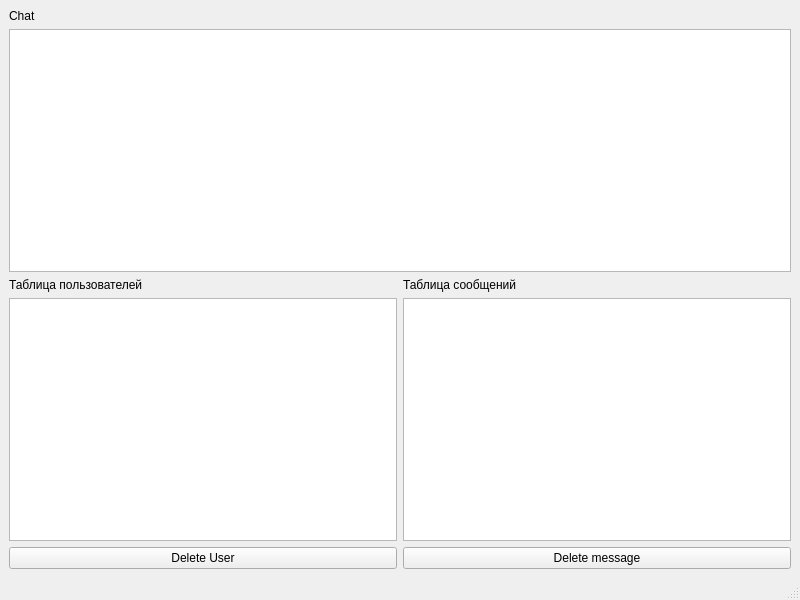
<?xml version="1.0" encoding="UTF-8"?>
<ui version="4.0">
 <class>MainWindow</class>
 <widget class="QMainWindow" name="MainWindow">
  <property name="geometry">
   <rect>
    <x>0</x>
    <y>0</y>
    <width>800</width>
    <height>600</height>
   </rect>
  </property>
  <property name="windowTitle">
   <string>MainWindow</string>
  </property>
  <widget class="QWidget" name="centralwidget">
   <layout class="QGridLayout" name="gridLayout">
    <item row="0" column="0">
     <layout class="QVBoxLayout" name="verticalLayout_4">
      <item>
       <layout class="QVBoxLayout" name="verticalLayout_3">
        <item>
         <widget class="QLabel" name="label_3">
          <property name="text">
           <string>Chat</string>
          </property>
         </widget>
        </item>
        <item>
         <widget class="QTextBrowser" name="textBrowser"/>
        </item>
       </layout>
      </item>
      <item>
       <layout class="QHBoxLayout" name="horizontalLayout_2">
        <item>
         <layout class="QVBoxLayout" name="verticalLayout_2">
          <item>
           <widget class="QLabel" name="label">
            <property name="text">
             <string>Таблица пользователей</string>
            </property>
           </widget>
          </item>
          <item>
           <widget class="QTableView" name="tableView"/>
          </item>
         </layout>
        </item>
        <item>
         <layout class="QVBoxLayout" name="verticalLayout">
          <item>
           <widget class="QLabel" name="label_2">
            <property name="text">
             <string>Таблица сообщений</string>
            </property>
           </widget>
          </item>
          <item>
           <widget class="QTableView" name="tableView_2"/>
          </item>
         </layout>
        </item>
       </layout>
      </item>
     </layout>
    </item>
    <item row="1" column="0">
     <layout class="QHBoxLayout" name="horizontalLayout">
      <item>
       <widget class="QPushButton" name="pushButton">
        <property name="text">
         <string>Delete User</string>
        </property>
       </widget>
      </item>
      <item>
       <widget class="QPushButton" name="pushButton_2">
        <property name="text">
         <string>Delete message</string>
        </property>
       </widget>
      </item>
     </layout>
    </item>
   </layout>
  </widget>
  <widget class="QMenuBar" name="menubar">
   <property name="geometry">
    <rect>
     <x>0</x>
     <y>0</y>
     <width>800</width>
     <height>22</height>
    </rect>
   </property>
  </widget>
  <widget class="QStatusBar" name="statusbar"/>
 </widget>
 <resources/>
 <connections/>
</ui>
